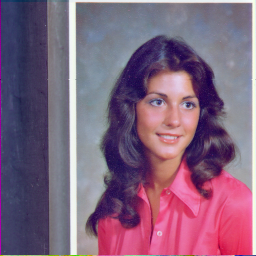
#> input picture Part1/Projects/Convolution/data/4.1.04.tiff, 256 x 256 px
$ jupyter execute --allow-errors dump.ipynb   (older library calls are emulated)
#> lines starting #> are read from the running program, lines starting #| are printed output that depends on the picture
### Part1/Projects/Convolution/scripts/utils.py
import numpy as np

"""
DSP_UINT8   = 0, ///< int8_t
DSP_INT16   = 1, ///< int16_t
DSP_INT32   = 2, ///< int32_t
DSP_FLOAT32 = 3, ///< float
DSP_FLOAT64 = 4  ///< double
"""
def type_map(dtype):
    if dtype == np.uint8:
        return 0
    if dtype == np.int16:
        return 1
    if dtype == np.int32:
        return 2
    if dtype == np.float32:
        return 3
    if dtype == np.float64:
        return 4
    if dtype == np.int8:
        return 5

def to_complex(s):
    return s[:, 0] + 1j * s[:, 1]

def dump_signal(filename, signal, dtype):
    payload = int(type_map(dtype)).to_bytes(4, 'little') + \
              int(len(signal.shape)).to_bytes(4, 'little')
    for axis in signal.shape:
        payload += int(axis).to_bytes(8, 'little')
    payload += dtype(signal).tobytes()

    with open(filename, "wb") as f:
        f.write(payload)


def read_signal(filename, dtype=np.float32):
    with open(filename, "rb") as f:
        payload = f.read()

    offset = 4
    dims = np.frombuffer(payload, np.int32, 1, offset)[0]
    offset += 4
    shape = []
    length = 1
    for i in range(dims):
        shape.append(np.frombuffer(payload, np.int64, 1, offset)[0])
        length *= shape[-1]
        offset += 8
    shape = tuple(shape)
    signal = np.frombuffer(payload, dtype, length, offset)
    return signal.reshape(shape)

### Part1/Projects/Convolution/scripts/dump.ipynb
[cell 1]
import numpy as np
from PIL import Image
from scipy import misc
import matplotlib.pyplot as plt

from utils import *

[cell 2]
def convert2bw(filename, result):
#> called with filename = '../data/4.1.04.tiff', result = '../data/female.png'
    image_file = Image.open(filename) # open colour image
#> image_file is the input picture: PIL image 256x256 RGB; mean R, G, B 129.2, 99.3, 125.2
    image_file = image_file.convert('L') # convert image to black and white
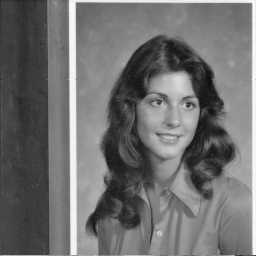
#> image_file: PIL image 256x256 L; min 14, max 250, mean 111.2
    image_file.save(result)

[cell 3]
"""
DSP_UINT8   = 0, ///< int8_t
DSP_INT16   = 1, ///< int16_t
DSP_INT32   = 2, ///< int32_t
DSP_FLOAT32 = 3, ///< float
DSP_FLOAT64 = 4  ///< double
"""
def type_map(dtype):
    if dtype == np.int8:
        return 0
    if dtype == np.uint8:
        return 1
    if dtype == np.int16:
        return 2
    if dtype == np.int32:
        return 3
    if dtype == np.float32:
        return 4
    if dtype == np.float64:
        return 5

[cell 4]
convert2bw("../data/4.1.04.tiff", "../data/female.png")
convert2bw("../data/kodim09.png", "../data/sail.png")
#> call 2 of convert2bw, with filename = '../data/kodim09.png', result = '../data/sail.png'
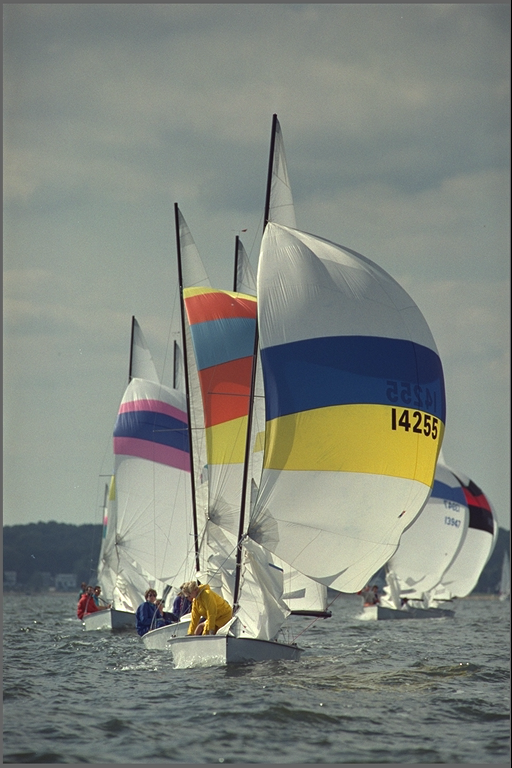
#> input picture Part1/Projects/Convolution/data/kodim09.png, 512 x 768 px
#> in convert2bw, image_file is the input picture: PIL image 512x768 RGB; mean R, G, B 129.2, 134.4, 126
#> in convert2bw (call 2), `image_file = image_file.convert('L')`:
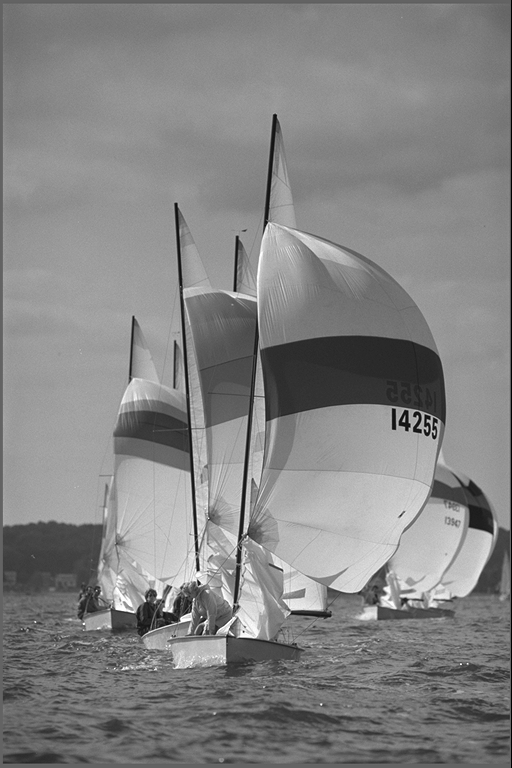
#> image_file: PIL image 512x768 L; min 0, max 255, mean 131.9

[cell 5]
female = misc.imread("../data/female.png")
sail = misc.imread("../data/sail.png")

[cell 6]
plt.imshow(sail, cmap='gray', vmin=0, vmax=255)
plt.show()

[cell 7]
dump_signal("../data/im_female.bin", female, np.uint8)
dump_signal("../data/im_sail.bin", sail, np.uint8)

[cell 8]
laplace = np.asarray([[0, 1, 0], [1,-4, 1], [0, 1, 0]])
laplace = laplace
gauss = np.asarray(
    [[1, 4, 7, 4, 1],
    [4, 16, 26, 16, 4],
    [7, 26, 41, 26, 7],
    [4, 16, 26, 16, 4],
    [1, 4, 7, 4, 1]],
    dtype=np.int8
)

[cell 9]
def matlab_style_gauss2D(shape=(3,3),sigma=0.5):
    """
    2D gaussian mask - should give the same result as MATLAB's
    fspecial('gaussian',[shape],[sigma])
    """
    m,n = [(ss-1.)/2. for ss in shape]
    y,x = np.ogrid[-m:m+1,-n:n+1]
    h = np.exp( -(x*x + y*y) / (2.*sigma*sigma) )
    h[ h < np.finfo(h.dtype).eps*h.max() ] = 0
    sumh = h.sum()
    if sumh != 0:
        h /= sumh
    return h

[cell 10]
gauss = np.int8(255 * matlab_style_gauss2D((5, 5), sigma=4.0))

[cell 11]
gauss

[cell 12]
dump_signal("../data/laplace_2D.bin", laplace, np.int8)
dump_signal("../data/gauss_2D.bin", gauss, np.int8)

#> (a cell that did not finish here is left out)
